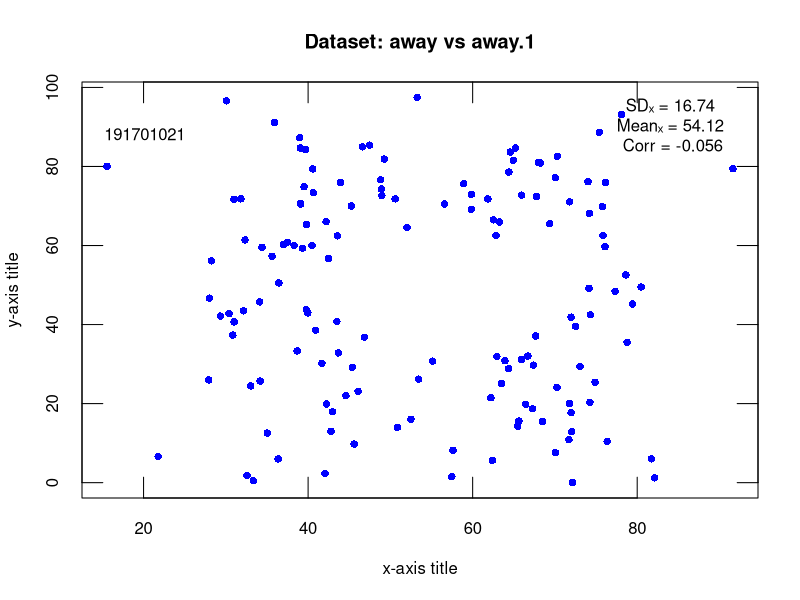
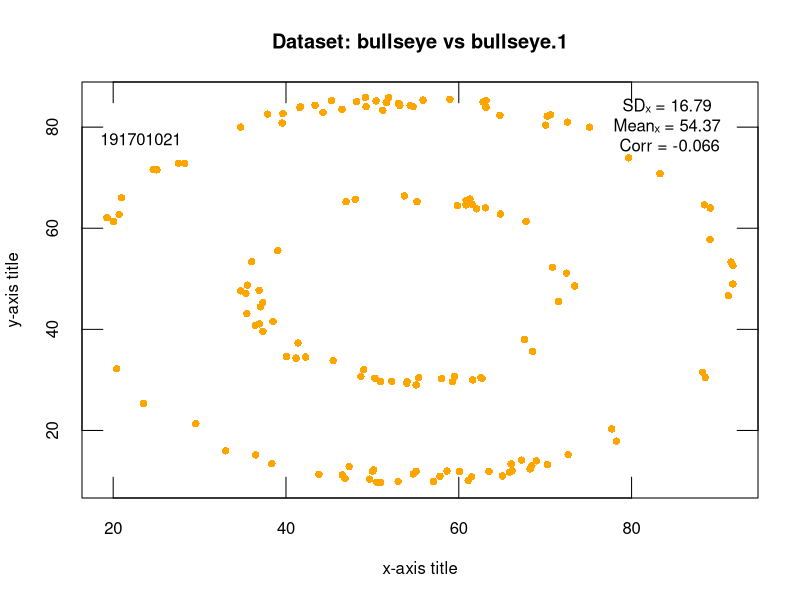
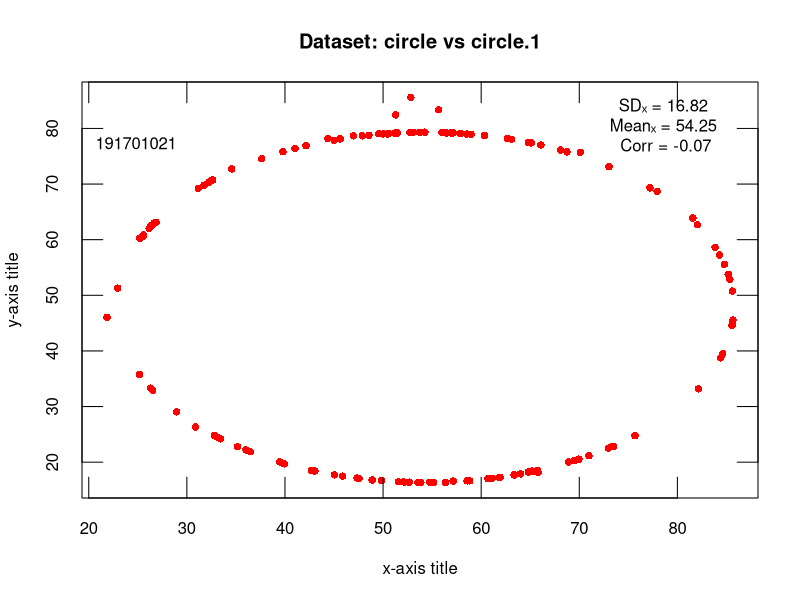
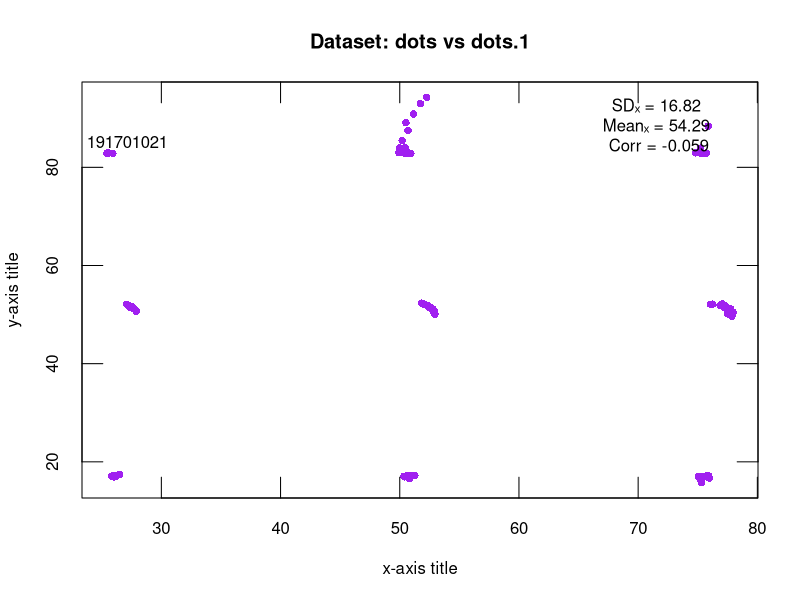
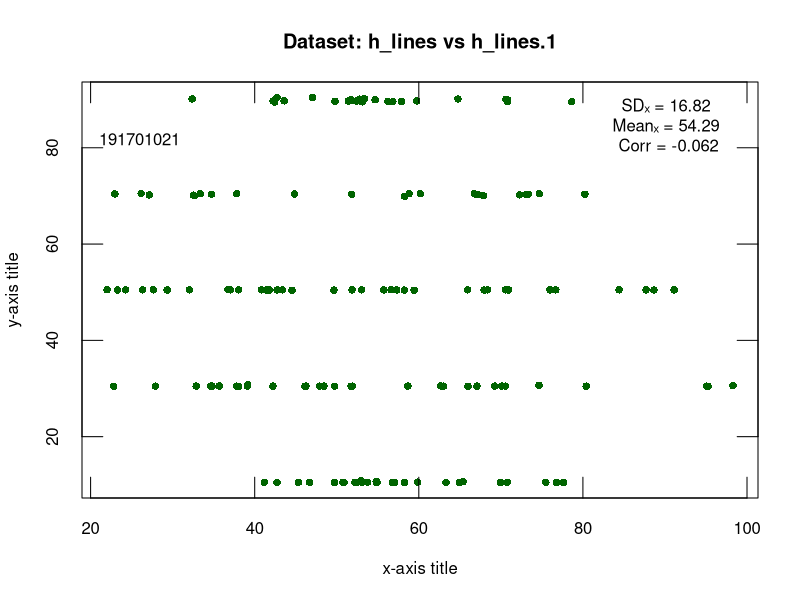
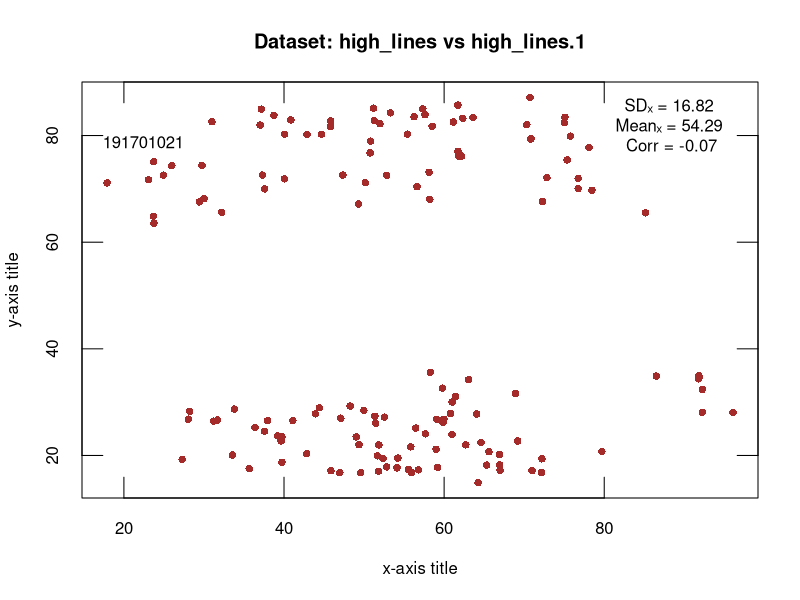
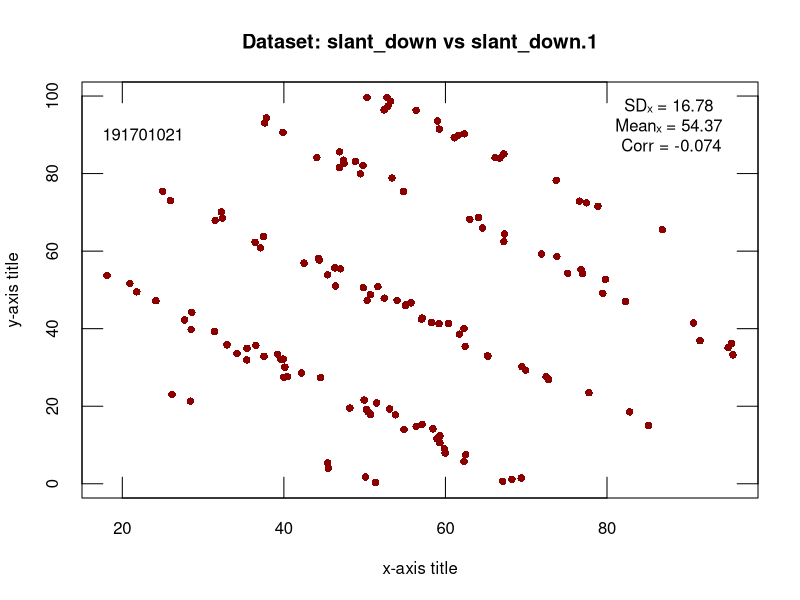
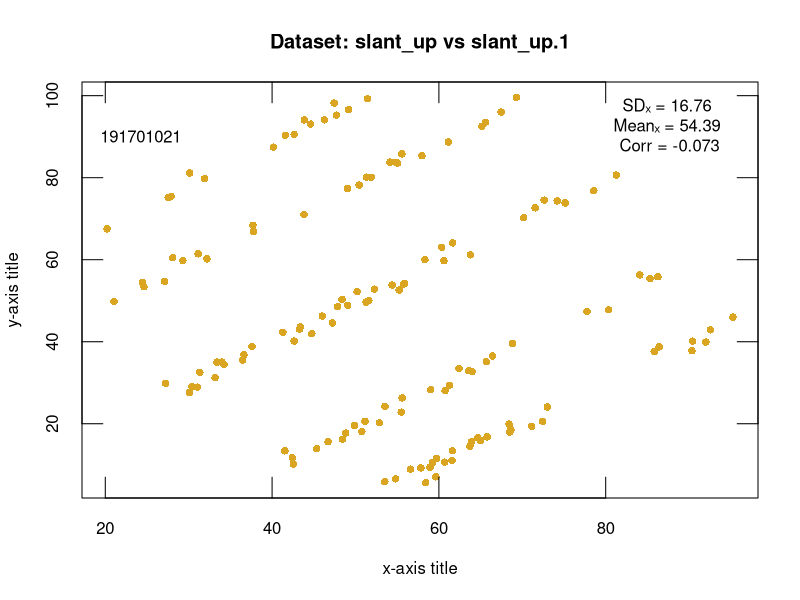

These figures' R source, in order:
data<-read.csv("AssignmentData.csv", sep = ";", header = TRUE)

#First, each plot is generated separately. Then, all plots are
#displayed together in a single plot. 
#Since the final plot is large, R automatically zooms it in a separate tab.

#for each plot, the comment is at the end of the relevant code

#Converting all columns to numeric
data_num <- as.data.frame(
  lapply(data, function(col) as.numeric(col))
)

# plot 1
xname <- "away" #column name to be used for the x-axis
yname <- "away.1" #column name to be used for the y-axis

#Selecting two columns and creating a new data frame
pair1 <- data_num[, c(xname, yname)]

#Removing rows with NA values completely
pair1 <- pair1[complete.cases(pair1), ]

#Extracting columns as vectors
x <- pair1[[xname]]
y <- pair1[[yname]]

mean_x <- mean(x)
sd_x   <- sd(x)
corr_xy <- cor(x, y)

mean_x
sd_x
corr_xy

plot(x, y,
     xlab = "x-axis title",
     ylab = "y-axis title",
     main = "Dataset: away vs away.1",
     pch = 16,
     col = "blue",
     axes = FALSE)

axis(1, labels = TRUE,  tck = 0.05)   
axis(2, labels = TRUE,  tck = 0.05)
axis(3, labels = FALSE, tck = 0.05)
axis(4, labels = FALSE, tck = 0.05)

box()

text(x = min(x)*0.90, y = max(y)*0.90,
     labels = "191701021",
     pos = 4)

text(x = max(x)*0.92, 
     y = max(y),
     labels = paste(
       "SD\u2093 =",   round(sd_x, 2),
       "\nMean\u2093 =", round(mean_x, 2),
       "\nCorr =",  round(corr_xy, 3)
     ),
     pos = 1,)
#The data is completely randomly distributed. There is no distinct pattern.
#A noisy distribution formation is observed.
#There is no linear relationship between x and y.
#SD, with a value of 16.74 relative to the 0–100 range, indicates a moderate level of dispersion.

#from this point on, the following steps are the versions of plot 1’s code applied to the other pairs
# plot 2
xname <- "bullseye"
yname <- "bullseye.1"

pair2 <- data_num[, c(xname, yname)]
pair2 <- pair2[complete.cases(pair2), ]

x <- pair2[[xname]]
y <- pair2[[yname]]

mean_x  <- mean(x)
sd_x    <- sd(x)
corr_xy <- cor(x, y)

mean_x
sd_x
corr_xy

plot(x, y,
     xlab = "x-axis title",
     ylab = "y-axis title",
     main = "Dataset: bullseye vs bullseye.1",
     pch = 16,
     col = "orange",
     axes = FALSE)

axis(1, labels = TRUE,  tck = 0.05)   
axis(2, labels = TRUE,  tck = 0.05)
axis(3, labels = FALSE, tck = 0.05)
axis(4, labels = FALSE, tck = 0.05)

box()

text(x = min(x)*0.90, y = max(y)*0.90,
     labels = "191701021",
     pos = 4)

text(x = max(x)*0.92, 
     y = max(y),
     labels = paste(
       "SD\u2093 =",   round(sd_x, 2),
       "\nMean\u2093 =", round(mean_x, 2),
       "\nCorr =",  round(corr_xy, 3)
     ),
     pos = 1)
#Since the data exhibits a circular distribution, it does not show a meaningful linear relationship.
#Therefore, the correlation is close to zero.
#SD again has a moderate level of dispersion, and the data contains a geometric relationship.

# plot 3
xname <- "circle"
yname <- "circle.1"

pair3 <- data_num[, c(xname, yname)]
pair3 <- pair3[complete.cases(pair3), ]

x <- pair3[[xname]]
y <- pair3[[yname]]

mean_x  <- mean(x)
sd_x    <- sd(x)
corr_xy <- cor(x, y)

plot(x, y,
     xlab = "x-axis title",
     ylab = "y-axis title",
     main = "Dataset: circle vs circle.1",
     pch = 16,
     col = "red",
     axes = FALSE)

axis(1, labels = TRUE,  tck = 0.05)
axis(2, labels = TRUE,  tck = 0.05)
axis(3, labels = FALSE, tck = 0.05)
axis(4, labels = FALSE, tck = 0.05)

box()

text(x = min(x)*0.90, y = max(y)*0.90,
     labels = "191701021",
     pos = 4)

text(x = max(x)*0.92, 
     y = max(y),
     labels = paste(
       "SD\u2093 =",   round(sd_x, 2),
       "\nMean\u2093 =", round(mean_x, 2),
       "\nCorr =",  round(corr_xy, 3)
     ),
     pos = 1)
#In this structure as well, since there is no linear relationship, the correlation turned out to be low
#Again, as a result of the geometric shape, SD turned out to be at a moderate level

# plot 4
xname <- "dots"
yname <- "dots.1"

pair4 <- data_num[, c(xname, yname)]
pair4 <- pair4[complete.cases(pair4), ]

x <- pair4[[xname]]
y <- pair4[[yname]]

mean_x  <- mean(x)
sd_x    <- sd(x)
corr_xy <- cor(x, y)

plot(x, y,
     xlab = "x-axis title",
     ylab = "y-axis title",
     main = "Dataset: dots vs dots.1",
     pch = 16,
     col = "purple",
     axes = FALSE)

axis(1, labels = TRUE,  tck = 0.05)
axis(2, labels = TRUE,  tck = 0.05)
axis(3, labels = FALSE, tck = 0.05)
axis(4, labels = FALSE, tck = 0.05)

box()

text(x = min(x)*0.90, y = max(y)*0.90,
     labels = "191701021",
     pos = 4)

text(x = max(x)*0.92, 
     y = max(y),
     labels = paste(
       "SD\u2093 =",   round(sd_x, 2),
       "\nMean\u2093 =", round(mean_x, 2),
       "\nCorr =",  round(corr_xy, 3)
     ),
     pos = 1)
#The data has a clearly "clustered" structure. This irregular group structure disrupts the linear relationship
#and causes the correlation to be close to zero.
#Because the distance between clusters increases the data spread, SD is at a moderate level.

# plot 5
xname <- "h_lines"
yname <- "h_lines.1"

pair5 <- data_num[, c(xname, yname)]
pair5 <- pair5[complete.cases(pair5), ]

x <- pair5[[xname]]
y <- pair5[[yname]]

mean_x  <- mean(x)
sd_x    <- sd(x)
corr_xy <- cor(x, y)

plot(x, y,
     xlab = "x-axis title",
     ylab = "y-axis title",
     main = "Dataset: h_lines vs h_lines.1",
     pch = 16,
     col = "darkgreen",
     axes = FALSE)

axis(1, labels = TRUE,  tck = 0.05)
axis(2, labels = TRUE,  tck = 0.05)
axis(3, labels = FALSE, tck = 0.05)
axis(4, labels = FALSE, tck = 0.05)

box()

text(x = min(x)*0.90, y = max(y)*0.90,
     labels = "191701021",
     pos = 4)

text(x = max(x)*0.92, 
     y = max(y),
     labels = paste(
       "SD\u2093 =",   round(sd_x, 2),
       "\nMean\u2093 =", round(mean_x, 2),
       "\nCorr =",  round(corr_xy, 3)
     ),
     pos = 1)
#In the data, the y variable is clustered at several constant levels.
#However, x is spread over a wide range across bands.
#Similarly, there is no linear relationship, and the correlation value is close to zero.

# plot 6
xname <- "high_lines"
yname <- "high_lines.1"

pair6 <- data_num[, c(xname, yname)]
pair6 <- pair6[complete.cases(pair6), ]

x <- pair6[[xname]]
y <- pair6[[yname]]

mean_x  <- mean(x)
sd_x    <- sd(x)
corr_xy <- cor(x, y)

plot(x, y,
     xlab = "x-axis title",
     ylab = "y-axis title",
     main = "Dataset: high_lines vs high_lines.1",
     pch = 16,
     col = "brown",
     axes = FALSE)

axis(1, labels = TRUE,  tck = 0.05)
axis(2, labels = TRUE,  tck = 0.05)
axis(3, labels = FALSE, tck = 0.05)
axis(4, labels = FALSE, tck = 0.05)

box()

text(x = min(x)*0.90, y = max(y)*0.90,
     labels = "191701021",
     pos = 4)

text(x = max(x)*0.92, 
     y = max(y),
     labels = paste(
       "SD\u2093 =",   round(sd_x, 2),
       "\nMean\u2093 =", round(mean_x, 2),
       "\nCorr =",  round(corr_xy, 3)
     ),
     pos = 1)
#While there is a wide distribution along the x-axis, the y values are positioned at high levels.
#Due to the structural characteristics, the correlation value is again close to zero and there is no linear relationship.

# plot 7
xname <- "slant_down"
yname <- "slant_down.1"

pair7 <- data_num[, c(xname, yname)]
pair7 <- pair7[complete.cases(pair7), ]

x <- pair7[[xname]]
y <- pair7[[yname]]

mean_x  <- mean(x)
sd_x    <- sd(x)
corr_xy <- cor(x, y)

plot(x, y,
     xlab = "x-axis title",
     ylab = "y-axis title",
     main = "Dataset: slant_down vs slant_down.1",
     pch = 16,
     col = "darkred",
     axes = FALSE)

axis(1, labels = TRUE,  tck = 0.05)
axis(2, labels = TRUE,  tck = 0.05)
axis(3, labels = FALSE, tck = 0.05)
axis(4, labels = FALSE, tck = 0.05)

box()

text(x = min(x)*0.90, y = max(y)*0.90,
     labels = "191701021",
     pos = 4)

text(x = max(x)*0.92, 
     y = max(y),
     labels = paste(
       "SD\u2093 =",   round(sd_x, 2),
       "\nMean\u2093 =", round(mean_x, 2),
       "\nCorr =",  round(corr_xy, 3)
     ),
     pos = 1)
#The data set forms a negatively sloped linear structure. Therefore, the correlation value
#confirms a moderate level of relationship. Overall, this dataset is the most meaningful so far.

# plot 8
xname <- "slant_up"
yname <- "slant_up.1"

pair8 <- data_num[, c(xname, yname)]
pair8 <- pair8[complete.cases(pair8), ]

x <- pair8[[xname]]
y <- pair8[[yname]]

mean_x  <- mean(x)
sd_x    <- sd(x)
corr_xy <- cor(x, y)

plot(x, y,
     xlab = "x-axis title",
     ylab = "y-axis title",
     main = "Dataset: slant_up vs slant_up.1",
     pch = 16,
     col = "goldenrod",
     axes = FALSE)

axis(1, labels = TRUE,  tck = 0.05)
axis(2, labels = TRUE,  tck = 0.05)
axis(3, labels = FALSE, tck = 0.05)
axis(4, labels = FALSE, tck = 0.05)

box()

text(x = min(x)*0.90, y = max(y)*0.90,
     labels = "191701021",
     pos = 4)

text(x = max(x)*0.92, 
     y = max(y),
     labels = paste(
       "SD\u2093 =",   round(sd_x, 2),
       "\nMean\u2093 =", round(mean_x, 2),
       "\nCorr =",  round(corr_xy, 3)
     ),
     pos = 1)
#The data appears to be a positively correlated version of the previous dataset.
#The correlation value being positive and far from zero also indicates a moderate level of meaningful difference.
#An SD value of 19 indicates that the data is spread over a wide range.

# plot 9
xname <- "star"
yname <- "star.1"

pair9 <- data_num[, c(xname, yname)]
pair9 <- pair9[complete.cases(pair9), ]

x <- pair9[[xname]]
y <- pair9[[yname]]

mean_x  <- mean(x)
sd_x    <- sd(x)
corr_xy <- cor(x, y)

plot(x, y,
     xlab = "x-axis title",
     ylab = "y-axis title",
     main = "Dataset: star vs star.1",
     pch = 16,
     col = "darkblue",
     axes = FALSE)

axis(1, labels = TRUE,  tck = 0.05)
axis(2, labels = TRUE,  tck = 0.05)
axis(3, labels = FALSE, tck = 0.05)
axis(4, labels = FALSE, tck = 0.05)

box()

text(x = min(x)*0.90, y = max(y)*0.90,
     labels = "191701021",
     pos = 4)

text(x = max(x)*0.92, 
     y = max(y),
     labels = paste(
       "SD\u2093 =",   round(sd_x, 2),
       "\nMean\u2093 =", round(mean_x, 2),
       "\nCorr =",  round(corr_xy, 3)
     ),
     pos = 1)
#The structure is clearly not linear, but due to the star-shaped arms with positive and negative slopes
#neutralizing each other, the correlation value turned out to be very close to zero.
#SD tells us that the data is evenly distributed in different directions.

# plot 10
xname <- "v_lines"
yname <- "v_lines.1"

pair10 <- data_num[, c(xname, yname)]
pair10 <- pair10[complete.cases(pair10), ]

x <- pair10[[xname]]
y <- pair10[[yname]]

mean_x  <- mean(x)
sd_x    <- sd(x)
corr_xy <- cor(x, y)

plot(x, y,
     xlab = "x-axis title",
     ylab = "y-axis title",
     main = "Dataset: v_lines vs v_lines.1",
     pch = 16,
     col = "cyan4",
     axes = FALSE)

axis(1, labels = TRUE,  tck = 0.05)
axis(2, labels = TRUE,  tck = 0.05)
axis(3, labels = FALSE, tck = 0.05)
axis(4, labels = FALSE, tck = 0.05)

box()

text(x = min(x)*0.90, y = max(y)*0.90,
     labels = "191701021",
     pos = 4)

text(x = max(x)*0.92, 
     y = max(y),
     labels = paste(
       "SD\u2093 =",   round(sd_x, 2),
       "\nMean\u2093 =", round(mean_x, 2),
       "\nCorr =",  round(corr_xy, 3)
     ),
     pos = 1)
#since the structural characteristic of the data completely prevents linearity
#the correlation value is very close to zero. It is not linear, but a vertical band structure
#containing distinct level groups.

# plot 11
xname <- "wide_lines"
yname <- "wide_lines.1"

pair11 <- data_num[, c(xname, yname)]
pair11 <- pair11[complete.cases(pair11), ]

x <- pair11[[xname]]
y <- pair11[[yname]]

mean_x  <- mean(x)
sd_x    <- sd(x)
corr_xy <- cor(x, y)

plot(x, y,
     xlab = "x-axis title",
     ylab = "y-axis title",
     main = "Dataset: wide_lines vs wide_lines.1",
     pch = 16,
     col = "darkorchid4",
     axes = FALSE)

axis(1, labels = TRUE,  tck = 0.05)
axis(2, labels = TRUE,  tck = 0.05)
axis(3, labels = FALSE, tck = 0.05)
axis(4, labels = FALSE, tck = 0.05)

box()

text(x = min(x)*0.90, y = max(y)*0.90,
     labels = "191701021",
     pos = 4)

text(x = max(x)*0.92, 
     y = max(y),
     labels = paste(
       "SD\u2093 =",   round(sd_x, 2),
       "\nMean\u2093 =", round(mean_x, 2),
       "\nCorr =",  round(corr_xy, 3)
     ),
     pos = 1)
#Again, similar to the previous data, the vertical positioning and the fact that the points
#are positioned as a few large blocks eliminate the linear relationship. Therefore, the correlation value is again
#very close to zero. SD is close to a value of 19, which is due to this structure being spread over a wide area.

# plot 12
xname <- "dino"
yname <- "dino.1"

pair12 <- data_num[, c(xname, yname)]
pair12 <- pair12[complete.cases(pair12), ]

x <- pair12[[xname]]
y <- pair12[[yname]]

mean_x  <- mean(x)
sd_x    <- sd(x)
corr_xy <- cor(x, y)

plot(x, y,
     xlab = "x-axis title",
     ylab = "y-axis title",
     main = "Dataset: dino vs dino.1",
     pch = 16,
     col = "black",
     axes = FALSE)

axis(1, labels = TRUE,  tck = 0.05)
axis(2, labels = TRUE,  tck = 0.05)
axis(3, labels = FALSE, tck = 0.05)
axis(4, labels = FALSE, tck = 0.05)

box()

text(x = min(x)*0.90, y = max(y)*0.90,
     labels = "191701021",
     pos = 4)

text(x = max(x)*0.92, 
     y = max(y),
     labels = paste(
       "SD\u2093 =",   round(sd_x, 2),
       "\nMean\u2093 =", round(mean_x, 2),
       "\nCorr =",  round(corr_xy, 3)
     ),
     pos = 1)
#The data deliberately forms a dinosaur silhouette. The correlation value is very close to zero,
#but this does not indicate that the data is meaningless; it results from the neutralization of
#positive and negative trends in different regions.
#Again, SD indicates that the data is spread around the mean with a certain width
#but does not provide information about the shape.

#FINAL COMMENT
#From all of this, we understand that summary statistics alone may be insufficient
#to reveal the true structure of the data. Sometimes, not only focusing on numerical values
#but also visualizing the data is necessary. The dinosaur dataset has been a strong example of this.

#drawing all plots in the same place
windows(width = 12, height = 16)
par(mfrow = c(3, 4))

pairs <- c(
  "away", "away.1",
  "bullseye", "bullseye.1",
  "circle", "circle.1",
  "dots", "dots.1",
  "h_lines", "h_lines.1",
  "high_lines", "high_lines.1",
  "slant_down", "slant_down.1",
  "slant_up", "slant_up.1",
  "star", "star.1",
  "v_lines", "v_lines.1",
  "wide_lines", "wide_lines.1",
  "dino", "dino.1"
)

colors <- c(
  "blue", "orange", "red", "purple",
  "darkgreen", "brown", "darkred", "goldenrod",
  "darkblue", "cyan4", "darkorchid4", "black"
)

c_index <- 1

for (i in seq(1, length(pairs), by = 2)) {
  
  xname <- pairs[i]
  yname <- pairs[i + 1]
  
  pair <- data_num[, c(xname, yname)]
  pair <- pair[complete.cases(pair), ]
  
  x <- pair[[xname]]
  y <- pair[[yname]]
  
  mean_x  <- mean(x)
  sd_x  <- sd(x)
  corr_xy <- cor(x, y)
  
  plot(x, y,
       xlab = "x-axis title",
       ylab = "y-axis title",
       main = paste("Dataset:", xname, "vs", yname),
       pch = 16,
       col = colors[c_index],
       axes = FALSE)
  
  axis(1, labels = TRUE,  tck = 0.05)
  axis(2, labels = TRUE,  tck = 0.05)
  axis(3, labels = FALSE, tck = 0.05)
  axis(4, labels = FALSE, tck = 0.05)
  
  box()
  
  text(x = min(x)*0.90, y = max(y)*0.90,
       labels = "191701021",
       pos = 4)
  
  text(x = max(x)*0.92, 
       y = max(y),
       labels = paste(
         "SD\u2093 =",   round(sd_x, 2),
         "\nMean\u2093 =", round(mean_x, 2),
         "\nCorr =",  round(corr_xy, 3)
       ),
       pos = 1)
  
  c_index <- c_index + 1
}


